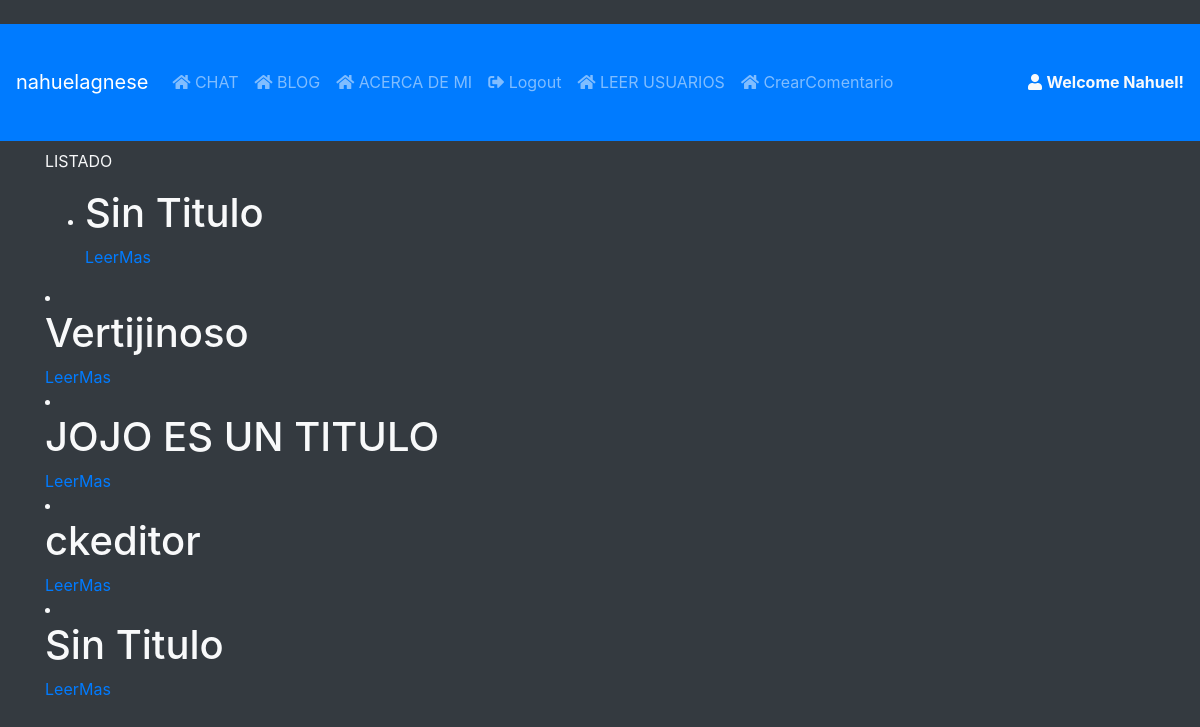
The app's page /List/ (signed in), older data.
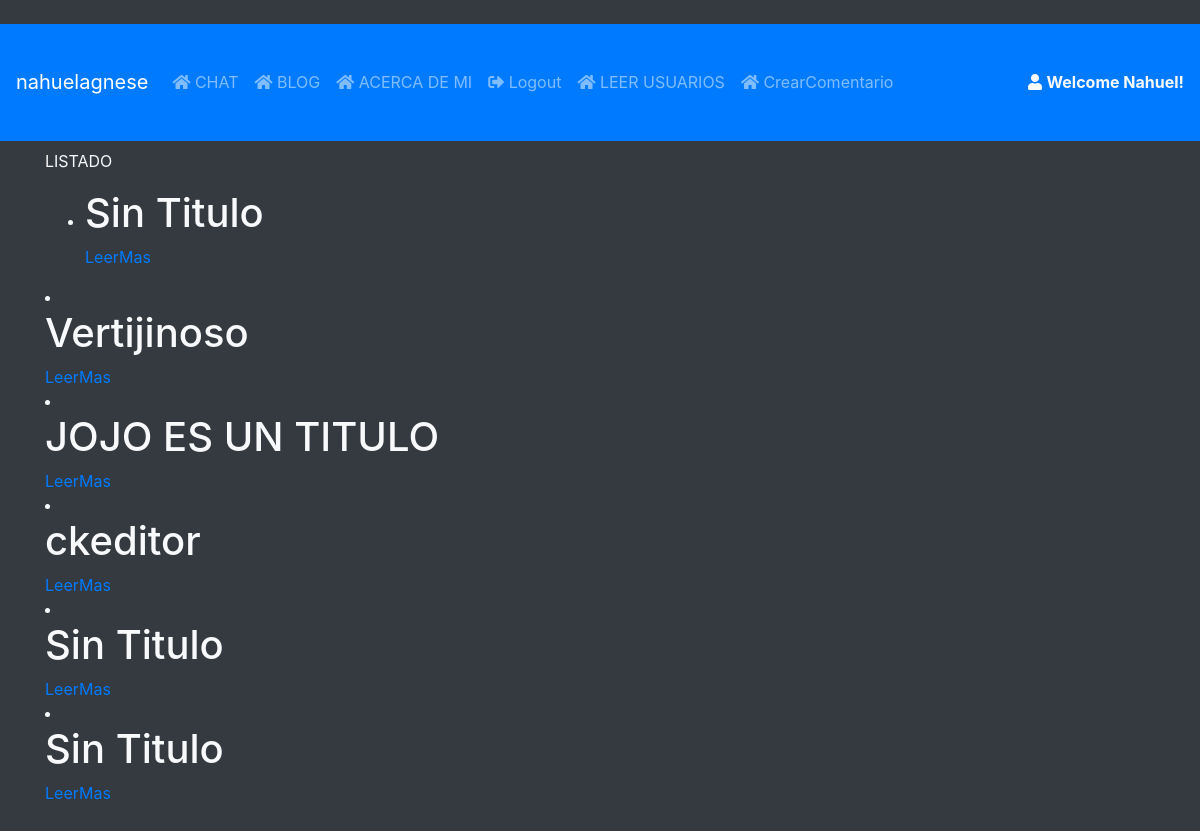
The same page, newer data.
### BLOG/models.py (models this page shows, shortened)
class comentarioM(models.Model):
    nombre= models.ForeignKey(User, on_delete=models.CASCADE)
    campo= RichTextField()
    date_created = models.DateTimeField(default=timezone.now())
    imagen =models.ImageField(upload_to="imagenBlog", null=True, blank=True)
    titulo=models.CharField(max_length=50, default="Sin Titulo")
    subtitulo=models.CharField(max_length=50, default="Sin Subtitulo")

### BLOG/views.py (the view)
# urls.py: path("List/", listComentario.as_view(), name="Lista"),
class listComentario(LoginRequiredMixin, ListView):
    model= comentarioM
    template_name= "chat/blogList.html"

### chat/templates/chat/blogList.html (shortened to what this page needs)
{% extends 'chat/base.html' %} {% load static %} {% block content %}
<p>LISTADO</p>
<ul>
    {% for comentario in object_list %}
    <li>
        <h1>{{ comentario.titulo }}</h1>
        <a href="{% url 'leerMasBlog' comentario.id %}">LeerMas</a>
    </li>
</ul>
    {% endfor %}
{% endblock %}

Row changes from the older to the newer data that the page shows:
added comentarioM: titulo "Sin Titulo"
